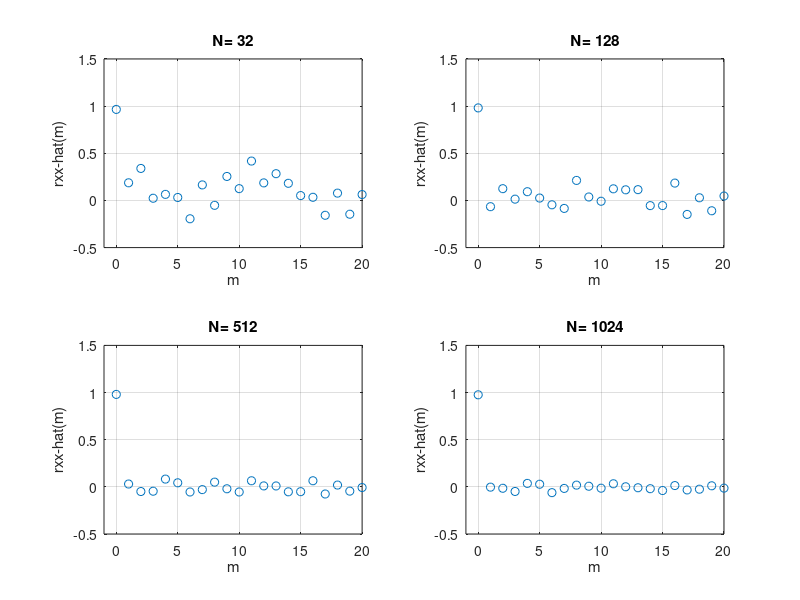

This chart was generated by the following MATLAB code: (Note: this script raises an error after producing the figure.)
% EE254, Adaptive DSP
% student: An Vo
% 2) Estimation of the Autocorrelation Function
% ------------------------------------------------------
clear, close all
N=1024; % N = size of all available data
x=randn(size([1:N]')); % X is WGN with zero-mean and unit varianvce
%X is WSS random process
M=21; % estimate rxx(m), 0 <= m <= M-1= 20(maximum correlation lag)

loop=0;
for N=[32 128 512 1024] % N= Number of data points taken to find autocorrelation
    loop=loop+1;
    for m=0:M-1
        rxx(m+1)=x(m+1:N)'*x(1:N-m); % Matlab indices start from 1
    end
    rxx=rxx/N; % the biased estimator
    subplot(2,2,loop), plot([0:M-1],rxx,'o'),grid
    axis([-1 M-1 -0.5 1.5]);
    xlabel('m'), ylabel('rxx-hat(m)'),
    title(sprintf('N= %d', N))
end
%title for the group of subplots.
sgtitle('Estimated autocorrelation in different block sizes') 